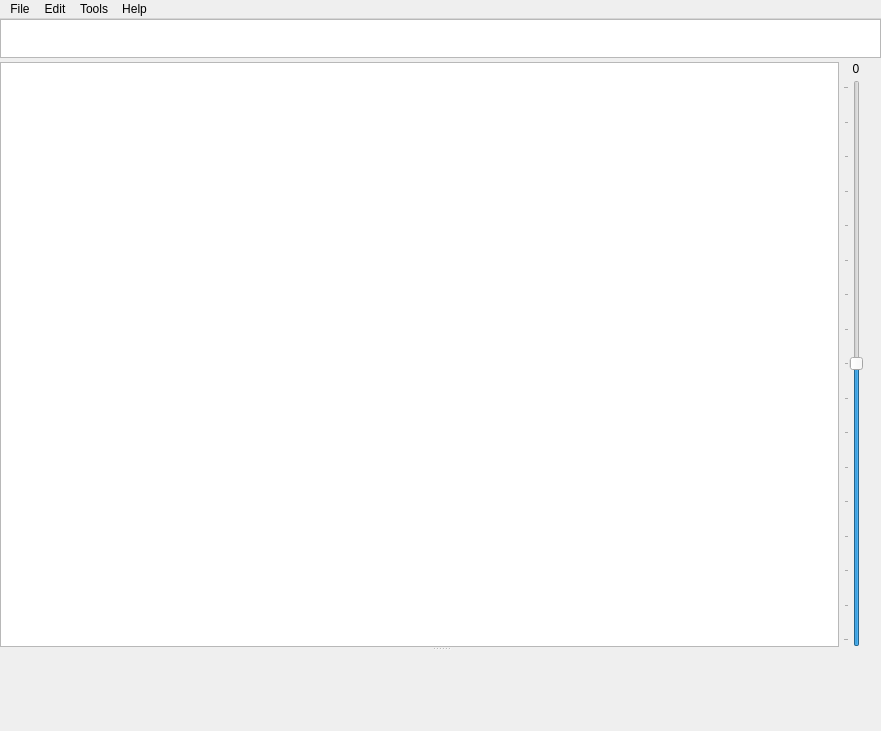
<?xml version="1.0" encoding="UTF-8"?>
<ui version="4.0">
 <class>MainWindow</class>
 <widget class="QMainWindow" name="MainWindow">
  <property name="geometry">
   <rect>
    <x>0</x>
    <y>0</y>
    <width>881</width>
    <height>731</height>
   </rect>
  </property>
  <property name="windowTitle">
   <string>MCModeler[*]</string>
  </property>
  <widget class="QWidget" name="central_widget_">
   <layout class="QVBoxLayout" name="verticalLayout_2">
    <property name="margin">
     <number>0</number>
    </property>
    <item>
     <widget class="QSplitter" name="splitter">
      <property name="orientation">
       <enum>Qt::Vertical</enum>
      </property>
      <widget class="QFrame" name="canvas_frame_">
       <layout class="QVBoxLayout" name="verticalLayout_3">
        <property name="spacing">
         <number>4</number>
        </property>
        <property name="margin">
         <number>0</number>
        </property>
        <item>
         <widget class="QListWidget" name="tool_picker_">
          <property name="sizePolicy">
           <sizepolicy hsizetype="Expanding" vsizetype="Fixed">
            <horstretch>0</horstretch>
            <verstretch>0</verstretch>
           </sizepolicy>
          </property>
          <property name="maximumSize">
           <size>
            <width>16777215</width>
            <height>39</height>
           </size>
          </property>
          <property name="frameShape">
           <enum>QFrame::StyledPanel</enum>
          </property>
          <property name="verticalScrollBarPolicy">
           <enum>Qt::ScrollBarAlwaysOff</enum>
          </property>
          <property name="horizontalScrollBarPolicy">
           <enum>Qt::ScrollBarAlwaysOff</enum>
          </property>
          <property name="editTriggers">
           <set>QAbstractItemView::NoEditTriggers</set>
          </property>
          <property name="showDropIndicator" stdset="0">
           <bool>false</bool>
          </property>
          <property name="movement">
           <enum>QListView::Static</enum>
          </property>
          <property name="flow">
           <enum>QListView::LeftToRight</enum>
          </property>
          <property name="resizeMode">
           <enum>QListView::Adjust</enum>
          </property>
          <property name="viewMode">
           <enum>QListView::IconMode</enum>
          </property>
          <property name="uniformItemSizes">
           <bool>true</bool>
          </property>
          <property name="currentRow">
           <number>-1</number>
          </property>
          <item>
           <property name="toolTip">
            <string>Pencil tool</string>
           </property>
           <property name="icon">
            <iconset resource="icons.qrc">
             <normaloff>:/icons/pencil_tool.png</normaloff>:/icons/pencil_tool.png</iconset>
           </property>
           <property name="flags">
            <set>ItemIsSelectable|ItemIsEnabled</set>
           </property>
          </item>
          <item>
           <property name="toolTip">
            <string>Line tool</string>
           </property>
           <property name="icon">
            <iconset resource="icons.qrc">
             <normaloff>:/icons/line_tool.png</normaloff>:/icons/line_tool.png</iconset>
           </property>
           <property name="flags">
            <set>ItemIsSelectable|ItemIsEnabled</set>
           </property>
          </item>
          <item>
           <property name="toolTip">
            <string>Rectangle tool</string>
           </property>
           <property name="icon">
            <iconset resource="icons.qrc">
             <normaloff>:/icons/rectangle_tool.png</normaloff>:/icons/rectangle_tool.png</iconset>
           </property>
           <property name="flags">
            <set>ItemIsSelectable|ItemIsEnabled</set>
           </property>
          </item>
          <item>
           <property name="toolTip">
            <string>Circle tool</string>
           </property>
           <property name="icon">
            <iconset resource="icons.qrc">
             <normaloff>:/icons/circle_tool.png</normaloff>:/icons/circle_tool.png</iconset>
           </property>
           <property name="flags">
            <set>ItemIsSelectable|ItemIsEnabled</set>
           </property>
          </item>
         </widget>
        </item>
        <item>
         <layout class="QHBoxLayout" name="horizontalLayout">
          <property name="topMargin">
           <number>0</number>
          </property>
          <item>
           <widget class="LevelWidget" name="level_widget_"/>
          </item>
          <item>
           <layout class="QVBoxLayout" name="verticalLayout">
            <property name="rightMargin">
             <number>12</number>
            </property>
            <item>
             <widget class="QLabel" name="level_label_">
              <property name="minimumSize">
               <size>
                <width>26</width>
                <height>0</height>
               </size>
              </property>
              <property name="text">
               <string>0</string>
              </property>
              <property name="alignment">
               <set>Qt::AlignCenter</set>
              </property>
             </widget>
            </item>
            <item>
             <widget class="QSlider" name="level_slider_">
              <property name="minimum">
               <number>-64</number>
              </property>
              <property name="maximum">
               <number>64</number>
              </property>
              <property name="value">
               <number>0</number>
              </property>
              <property name="orientation">
               <enum>Qt::Vertical</enum>
              </property>
              <property name="tickPosition">
               <enum>QSlider::TicksAbove</enum>
              </property>
              <property name="tickInterval">
               <number>8</number>
              </property>
             </widget>
            </item>
           </layout>
          </item>
         </layout>
        </item>
       </layout>
      </widget>
      <widget class="BlockPicker" name="block_picker_" native="true"/>
     </widget>
    </item>
   </layout>
  </widget>
  <widget class="QMenuBar" name="menu_bar_">
   <property name="geometry">
    <rect>
     <x>0</x>
     <y>0</y>
     <width>881</width>
     <height>22</height>
    </rect>
   </property>
   <widget class="QMenu" name="file_menu_">
    <property name="title">
     <string>File</string>
    </property>
    <addaction name="action_open_"/>
    <addaction name="separator"/>
    <addaction name="action_save_"/>
    <addaction name="action_save_as_"/>
    <addaction name="separator"/>
    <addaction name="action_quit_"/>
   </widget>
   <widget class="QMenu" name="menuEdit">
    <property name="title">
     <string>Edit</string>
    </property>
    <addaction name="action_copy_level_"/>
    <addaction name="action_paste_level_"/>
    <addaction name="separator"/>
    <addaction name="action_extrude_upwards_"/>
    <addaction name="action_extrude_downwards_"/>
   </widget>
   <widget class="QMenu" name="menuTools">
    <property name="title">
     <string>Tools</string>
    </property>
    <addaction name="action_set_template_image_"/>
    <addaction name="action_clear_template_image_"/>
    <addaction name="separator"/>
    <addaction name="action_show_bill_of_materials_"/>
   </widget>
   <widget class="QMenu" name="menuHelp">
    <property name="title">
     <string>Help</string>
    </property>
    <addaction name="action_about_"/>
   </widget>
   <addaction name="file_menu_"/>
   <addaction name="menuEdit"/>
   <addaction name="menuTools"/>
   <addaction name="menuHelp"/>
  </widget>
  <action name="action_open_">
   <property name="text">
    <string>Open…</string>
   </property>
   <property name="shortcut">
    <string>Ctrl+O</string>
   </property>
  </action>
  <action name="action_save_">
   <property name="text">
    <string>Save</string>
   </property>
   <property name="shortcut">
    <string>Ctrl+S</string>
   </property>
  </action>
  <action name="action_save_as_">
   <property name="text">
    <string>Save As…</string>
   </property>
   <property name="shortcut">
    <string>Ctrl+Shift+S</string>
   </property>
  </action>
  <action name="action_quit_">
   <property name="text">
    <string>Quit</string>
   </property>
   <property name="shortcut">
    <string>Ctrl+Q</string>
   </property>
  </action>
  <action name="action_extrude_upwards_">
   <property name="text">
    <string>Extrude Upwards</string>
   </property>
   <property name="shortcut">
    <string>Ctrl+Up</string>
   </property>
  </action>
  <action name="action_set_template_image_">
   <property name="text">
    <string>Set Template Image…</string>
   </property>
   <property name="shortcut">
    <string>Ctrl+T</string>
   </property>
  </action>
  <action name="action_clear_template_image_">
   <property name="text">
    <string>Clear Template Image</string>
   </property>
   <property name="shortcut">
    <string>Ctrl+Alt+T</string>
   </property>
  </action>
  <action name="action_extrude_downwards_">
   <property name="text">
    <string>Extrude Downwards</string>
   </property>
   <property name="shortcut">
    <string>Ctrl+Down</string>
   </property>
  </action>
  <action name="action_copy_level_">
   <property name="text">
    <string>Copy Level</string>
   </property>
   <property name="shortcut">
    <string>Ctrl+Shift+C</string>
   </property>
  </action>
  <action name="action_paste_level_">
   <property name="text">
    <string>Paste Level</string>
   </property>
   <property name="shortcut">
    <string>Ctrl+Shift+V</string>
   </property>
  </action>
  <action name="action_about_">
   <property name="text">
    <string>About MCModeler</string>
   </property>
   <property name="menuRole">
    <enum>QAction::AboutRole</enum>
   </property>
  </action>
  <action name="action_show_bill_of_materials_">
   <property name="text">
    <string>Bill of Materials</string>
   </property>
  </action>
  <action name="action_line_tool_">
   <property name="checkable">
    <bool>true</bool>
   </property>
   <property name="text">
    <string>Line</string>
   </property>
  </action>
 </widget>
 <customwidgets>
  <customwidget>
   <class>LevelWidget</class>
   <extends>QGraphicsView</extends>
   <header>level_widget.h</header>
   <slots>
    <signal>levelChanged(int)</signal>
    <slot>setLevel(int)</slot>
    <slot>extrudeUpwards()</slot>
    <slot>clearTemplateImage()</slot>
    <slot>extrudeDownwards()</slot>
    <slot>copyLevel()</slot>
    <slot>pasteLevel()</slot>
   </slots>
  </customwidget>
  <customwidget>
   <class>BlockPicker</class>
   <extends>QWidget</extends>
   <header>block_picker.h</header>
   <container>1</container>
  </customwidget>
 </customwidgets>
 <resources>
  <include location="icons.qrc"/>
 </resources>
 <connections>
  <connection>
   <sender>action_quit_</sender>
   <signal>triggered()</signal>
   <receiver>MainWindow</receiver>
   <slot>quit()</slot>
   <hints>
    <hint type="sourcelabel">
     <x>-1</x>
     <y>-1</y>
    </hint>
    <hint type="destinationlabel">
     <x>440</x>
     <y>365</y>
    </hint>
   </hints>
  </connection>
  <connection>
   <sender>action_open_</sender>
   <signal>triggered()</signal>
   <receiver>MainWindow</receiver>
   <slot>open()</slot>
   <hints>
    <hint type="sourcelabel">
     <x>-1</x>
     <y>-1</y>
    </hint>
    <hint type="destinationlabel">
     <x>440</x>
     <y>365</y>
    </hint>
   </hints>
  </connection>
  <connection>
   <sender>action_save_</sender>
   <signal>triggered()</signal>
   <receiver>MainWindow</receiver>
   <slot>save()</slot>
   <hints>
    <hint type="sourcelabel">
     <x>-1</x>
     <y>-1</y>
    </hint>
    <hint type="destinationlabel">
     <x>440</x>
     <y>365</y>
    </hint>
   </hints>
  </connection>
  <connection>
   <sender>action_save_as_</sender>
   <signal>triggered()</signal>
   <receiver>MainWindow</receiver>
   <slot>saveAs()</slot>
   <hints>
    <hint type="sourcelabel">
     <x>-1</x>
     <y>-1</y>
    </hint>
    <hint type="destinationlabel">
     <x>440</x>
     <y>365</y>
    </hint>
   </hints>
  </connection>
  <connection>
   <sender>action_set_template_image_</sender>
   <signal>triggered()</signal>
   <receiver>MainWindow</receiver>
   <slot>setTemplateImage()</slot>
   <hints>
    <hint type="sourcelabel">
     <x>-1</x>
     <y>-1</y>
    </hint>
    <hint type="destinationlabel">
     <x>440</x>
     <y>365</y>
    </hint>
   </hints>
  </connection>
  <connection>
   <sender>action_about_</sender>
   <signal>triggered()</signal>
   <receiver>MainWindow</receiver>
   <slot>about()</slot>
   <hints>
    <hint type="sourcelabel">
     <x>-1</x>
     <y>-1</y>
    </hint>
    <hint type="destinationlabel">
     <x>440</x>
     <y>365</y>
    </hint>
   </hints>
  </connection>
  <connection>
   <sender>action_show_bill_of_materials_</sender>
   <signal>triggered()</signal>
   <receiver>MainWindow</receiver>
   <slot>showBillOfMaterials()</slot>
   <hints>
    <hint type="sourcelabel">
     <x>-1</x>
     <y>-1</y>
    </hint>
    <hint type="destinationlabel">
     <x>440</x>
     <y>365</y>
    </hint>
   </hints>
  </connection>
  <connection>
   <sender>level_slider_</sender>
   <signal>valueChanged(int)</signal>
   <receiver>level_widget_</receiver>
   <slot>setLevel(int)</slot>
   <hints>
    <hint type="sourcelabel">
     <x>844</x>
     <y>253</y>
    </hint>
    <hint type="destinationlabel">
     <x>752</x>
     <y>251</y>
    </hint>
   </hints>
  </connection>
  <connection>
   <sender>level_widget_</sender>
   <signal>levelChanged(int)</signal>
   <receiver>level_label_</receiver>
   <slot>setNum(int)</slot>
   <hints>
    <hint type="sourcelabel">
     <x>692</x>
     <y>126</y>
    </hint>
    <hint type="destinationlabel">
     <x>851</x>
     <y>41</y>
    </hint>
   </hints>
  </connection>
  <connection>
   <sender>action_extrude_upwards_</sender>
   <signal>triggered()</signal>
   <receiver>level_widget_</receiver>
   <slot>extrudeUpwards()</slot>
   <hints>
    <hint type="sourcelabel">
     <x>-1</x>
     <y>-1</y>
    </hint>
    <hint type="destinationlabel">
     <x>420</x>
     <y>327</y>
    </hint>
   </hints>
  </connection>
  <connection>
   <sender>action_extrude_downwards_</sender>
   <signal>triggered()</signal>
   <receiver>level_widget_</receiver>
   <slot>extrudeDownwards()</slot>
   <hints>
    <hint type="sourcelabel">
     <x>-1</x>
     <y>-1</y>
    </hint>
    <hint type="destinationlabel">
     <x>420</x>
     <y>327</y>
    </hint>
   </hints>
  </connection>
  <connection>
   <sender>action_copy_level_</sender>
   <signal>triggered()</signal>
   <receiver>level_widget_</receiver>
   <slot>copyLevel()</slot>
   <hints>
    <hint type="sourcelabel">
     <x>-1</x>
     <y>-1</y>
    </hint>
    <hint type="destinationlabel">
     <x>420</x>
     <y>327</y>
    </hint>
   </hints>
  </connection>
  <connection>
   <sender>action_paste_level_</sender>
   <signal>triggered()</signal>
   <receiver>level_widget_</receiver>
   <slot>pasteLevel()</slot>
   <hints>
    <hint type="sourcelabel">
     <x>-1</x>
     <y>-1</y>
    </hint>
    <hint type="destinationlabel">
     <x>420</x>
     <y>327</y>
    </hint>
   </hints>
  </connection>
  <connection>
   <sender>level_widget_</sender>
   <signal>levelChanged(int)</signal>
   <receiver>level_slider_</receiver>
   <slot>setValue(int)</slot>
   <hints>
    <hint type="sourcelabel">
     <x>555</x>
     <y>186</y>
    </hint>
    <hint type="destinationlabel">
     <x>854</x>
     <y>183</y>
    </hint>
   </hints>
  </connection>
 </connections>
 <slots>
  <slot>quit()</slot>
  <slot>save()</slot>
  <slot>saveAs()</slot>
  <slot>open()</slot>
  <slot>setTemplateImage()</slot>
  <slot>about()</slot>
  <slot>showBillOfMaterials()</slot>
 </slots>
</ui>
